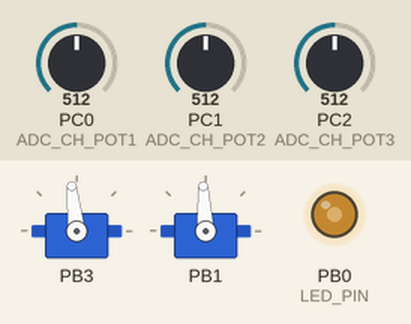
A program run on a simulated ATmega328P, built with avr-gcc and emulated at 16 MHz. Parts: 2 × servo, output pins drawn as LEDs (lit = HIGH). The inputs (shaded band) are chosen by the test bench; at power-on: PC2 (ADC_CH_POT3) = 512, PC0 (ADC_CH_POT1) = 512, PC1 (ADC_CH_POT2) = 512. Servo pulses on a pin are drawn as a servo (544–2400 µs = 0–180°); pins used as bus, display or sensor lines are not drawn.

Above: at 1.2 s.
1.3 s: PC2 (ADC_CH_POT3) set to 29
2.8 s: PC0 (ADC_CH_POT1) set to 716
At 3.2 s:
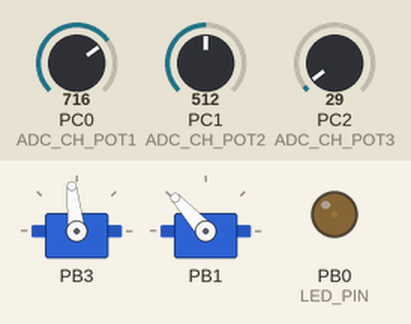
4.3 s: PC1 (ADC_CH_POT2) set to 716
At 5.1 s:
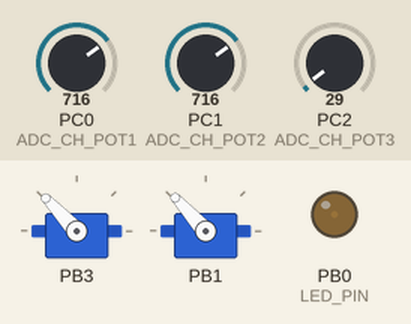
5.8 s: PC2 (ADC_CH_POT3) set to 97
At 7.0 s:
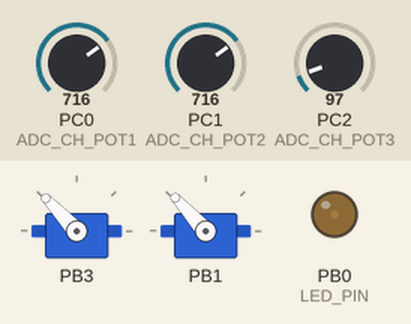
7.3 s: PC2 (ADC_CH_POT3) set to 112
At 7.53 s:
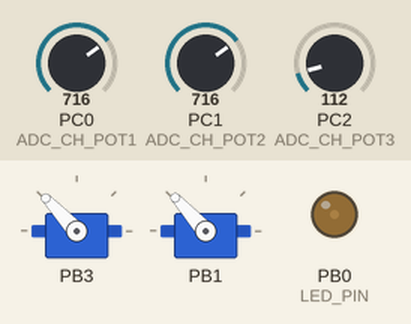
10.3 s: PC0 (ADC_CH_POT1) set to 900
At 11.3 s:
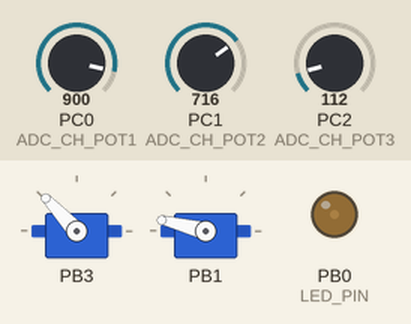
Timing chart, 0 to 14.3 s (numbered marks = the images above; inputs shaded):
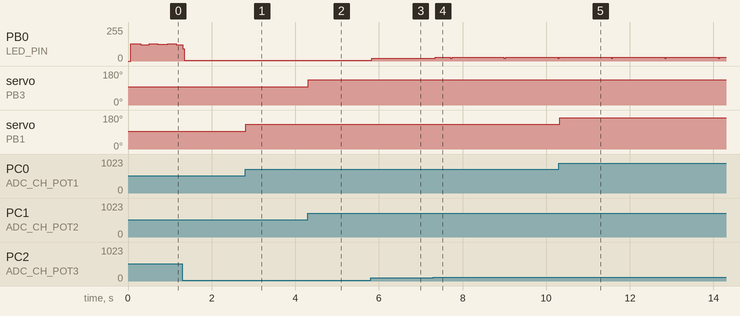

The program:

main.c
```c
/*
 * Laboratorio5.c
 *
 * Created: 17/04/2026 11:30:28
 * Author: Rodrigo Garcia
 * Description: Control de servo mediante PWM.
 */

/****************************************/
// Encabezado (Libraries)
/****************************************/
#define F_CPU 16000000UL
#include <avr/io.h>
#include <util/delay.h>
#include "pwm_lib.h"    // Librería propia para el PWM del Servo 1.
#include "pwm2_lib.h"    // Librería propia para el PWM del Servo 2.
#include "pwm3_lib.h"    // Libreria propia para el PWM del LED.


// Defines

#define ADC_CH_POT1     0       // Canal ADC0 para el potenciómetro (pin A0)
#define ADC_CH_POT2     1       // Canal ADC1 para el potenciómetro (pin A1)
#define ADC_CH_POT3     2   // ADC2 -> Potenciometro LED
#define ADC_STABLE_MS   5       // Pequeño delay para estabilizar lectura ADC

/****************************************/
// Function prototypes
/****************************************/
void        initADC(void);
uint16_t    readADC(uint8_t channel);

/****************************************/
// Main Function
/****************************************/
int main(void)
{
// Iniciar modulos
    initADC();
    PWM_init();
	PWM2_init();
	PWM3_init();
	sei();
    while (1)
    {
         // Leer el potenciómetro en ADC canal 0
        uint16_t adc1 = readADC(ADC_CH_POT1);
		// Actualizar la posición del servo según el ADC.
		PWM_setServo(adc1);
        // Leer el potenciómetro en ADC canal 1
        uint16_t adc2 = readADC(ADC_CH_POT2);
		// Actualizar la posición del servo según el ADC.
		PWM2_setServo(adc2);
		 // Leer el potenciómetro en ADC canal 2
        uint16_t adc3 = readADC(ADC_CH_POT3);
		//El duty cycle varia de 0% a 100% segun el potenciometro.
		// Actualizar la intensidad del LED según el ADC.
        PWM3_setDuty(adc3);

         // Pequeño delay para no actualizar OCR1A más rápido
        _delay_ms(ADC_STABLE_MS);
    }
}

/****************************************/
// NON-Interrupt subroutines
/****************************************/

// Inicio Modulo ADC
void initADC(void)
{
    ADMUX  = (1 << REFS0);
    ADCSRA = (1 << ADEN) | (1 << ADPS2) | (1 << ADPS1) | (1 << ADPS0);
}

// Leer ADC
uint16_t readADC(uint8_t channel)
{
    ADMUX   = (ADMUX & 0xF0) | (channel & 0x0F);
    ADCSRA |= (1 << ADSC);
    while (ADCSRA & (1 << ADSC));
    return ADC;
}
```

pwm2_lib.c
```c
/*
 * pwm2_lib.c
 *
 * Created: 17/04/2026 17:15:45
 * Author: Rodrigo Garcia
 * Description: Control de servo mediante PWM.
 */

// Encabezado
#include "pwm2_lib.h"

// Implementacion
// Configura el Timer2 en modo Phase Correct PWM.
void PWM2_init(void)
{
    // PB3 (OC2A, pin D11) como salida fisica
    DDRB |= (1 << PB3);

    TCCR2A = (1 << COM2A1) | (1 << WGM21) | (1 << WGM20);
    TCCR2B = (1 << CS22) | (1 << CS21) | (1 << CS20);

    // Posicion inicial: 0 grados.
    OCR2A = SERVO2_MIN;
}

// Mapea ADC (0-1023) al rango calibrado de OCR2B (8 a 20).


void PWM2_setServo(uint16_t adcValue)
{
	// Escalar ADC de 10 bits a 8 bits.
	uint8_t valor_adc2 = (uint8_t)(adcValue >> 2);
	//Calcular posicion del servo.
    OCR2A = SERVO2_MIN + ((uint8_t)valor_adc2 * 31 / 255);
}
```

pwm2_lib.h
```c
/*
 * pwm2_lib.h
 *
 * Created: 17/04/2026 17:07:03
 * Author: Rodrigo Garcia
 * Description: Control de servo mediante PWM.
 */

#ifndef PWM2_LIB_H_
#define PWM2_LIB_H_

#define F_CPU 16000000UL
#include <avr/io.h>

// Defines de la libreria PWM2
#define SERVO2_MIN      8    // 0 grados
#define SERVO2_MAX      39   // 180 grados (calibrado)


// Prototipos

//Configura Timer2 en modo Phase Correct PWM con prescaler 1024.
// Configura PD3 (OC2B, pin D3) como salida.
// Debe llamarse una sola vez al inicio del programa.
void PWM2_init(void);

// Recibe valor ADC (0-1023) y lo mapea al rango calibrado
void PWM2_setServo(uint16_t adcValue);

#endif
```

pwm3_lib.c
```c
/*
 * pwm3_lib.c
 *
 * Created: 22/04/2026 10:35:52
 * Author: Rodrigo García
  * Description: Implementacion del PWM usando interrupciones del Timer0.
 */

/****************************************/
// Encabezado
/****************************************/
#include "pwm3_lib.h"
/****************************************/
// Variables internas de la libreria
/****************************************/
// contador interno que se incrementa en cada interrupcion.
static volatile uint8_t counter = 0;

 // valor de comparacion que define el ancho del pulso.
static volatile uint8_t duty = 0;

/****************************************/
// Implementacion de funciones
/****************************************/

// Configura Timer0 en modo CTC para interrupciones periodicas.

void PWM3_init(void)
{
    // PB0 como salida para el LED.
    DDRB |= LED_PIN;

    // Apagar LED inicialmente.
    PORTB &= ~LED_PIN;

    // TCCR0A: Modo CTC
    TCCR0A = (1 << WGM01);

    // TCCR0B con prescaler 64.
    TCCR0B = (1 << CS01) | (1 << CS00);

    OCR0A = 9;

    // Habilitar interrupcion por comparacion A del Timer0.
    TIMSK0 |= (1 << OCIE0A);
}

// Escala el valor del ADC (0-1023) a duty cycle (0-255).
void PWM3_setDuty(uint16_t adcValue)
{
    duty = (uint8_t)((uint32_t)adcValue * 255 / 1023);
}

/****************************************/
// Interrupt routine
/****************************************/

// ISR Timer0 Compare Match A, se ejecuta cada 40us
ISR(TIMER0_COMPA_vect)
{
    counter++;                  // Incrementar contador

    if (counter == 0)
    {
        // Inicio de nuevo ciclo PWM, poner LED en alto
        PORTB |= LED_PIN;
    }

    if (counter == duty)
    {
        // Contador llego al duty cycle: apagar LED
        PORTB &= ~LED_PIN;
    }
}
```

pwm3_lib.h
```c
/*
 * pwm3_lib.h
 *
 * Created: 22/04/2026 10:35:14
 * Author: Rodrigo García
 * Description: Libreria propia para PWM para el Timer0 para generar interrupciones periodicas.
 */

#ifndef PWM3_LIB_H_
#define PWM3_LIB_H_

#define F_CPU 16000000UL
#include <avr/io.h>
#include <avr/interrupt.h>

/****************************************/
// Defines
/****************************************/
// Pin del LED en PORTB
#define LED_PIN         (1 << PB0)

//Resolucion del PWM manual: 256 pasos (0-255).
#define PWM3_RESOLUTION  255
/****************************************/
// Prototipos
/****************************************/


// Configura el Timer0 en modo CTC para generar interrupciones.
void PWM3_init(void);

// Recibe el valor del ADC (0-1023) y lo escala a 0-255.
void PWM3_setDuty(uint16_t adcValue);

#endif /* PWM3_LIB_H_ */
```

pwm_lib.c
```c
/*
 * pwm_lib.c
 *
 * Created: 17/04/2026 11:30:28
 * Author: Rodrigo Garcia
 * Description: Control de servo mediante PWM.
 */

// Encabezado
#include "pwm_lib.h"   // Incluir el header propio de la librería

// Implementación de funciones

// Configura el Timer1 del ATmega328P en modo Fast PWM con TOP en ICR1.
void PWM_init(void)
{
    // Configurar PB1 (OC1A, pin D9) como salida.
    DDRB |= (1 << PB1);

    // Modo no inversor + Fast PWM
    TCCR1A = (1 << COM1A1) | (1 << WGM11);

    // Fast PWM con TOP en ICR1 + prescaler 8
    TCCR1B = (1 << WGM13) | (1 << WGM12) | (1 << CS11);

    // Definir el periodo: 20ms para señal de 50Hz
    ICR1 = PWM_TOP;

    // Posición inicial del servo: 0° (pulso de 1ms)
    OCR1A = SERVO_MIN;
}

// Mapea el valor del ADC (0-1023) al rango de pulso del servo.
void PWM_setServo(uint16_t adcValue)
{
    OCR1A = SERVO_MIN + ((uint32_t)adcValue * (SERVO_MAX - SERVO_MIN)) / 1023;
}
```

pwm_lib.h
```c
/*
 * pwm_lib.h
 *
 * Created: 17/04/2026 11:30:28
 * Author: Rodrigo Garcia
 * Description: Control de servo mediante PWM.
 */

#ifndef PWM_LIB_H_   /* Guard para evitar inclusión múltiple del header */
#define PWM_LIB_H_   /* Si el archivo ya fue incluido, se salta todo esto */

#define F_CPU 16000000UL
#include <avr/io.h>

/****************************************/
// Defines de la librería PWM
/****************************************/

// Para periodo de 20ms necesitamos: 39,999.
#define PWM_TOP         39999   // Valor TOP para periodo de 20ms (50Hz)

// Valores de comparación para el ancho de pulso del servo:
#define SERVO_MIN       1000    // Pulso de 0.5ms  = posición 0°
#define SERVO_MAX       5000    // Pulso de 2.5ms  = posición 180°

/****************************************/
// Prototipos de funciones de la librería
/****************************************/
// Configura el Timer1 en modo Fast PWM con TOP en ICR1.
void PWM_init(void);

// Recibe un valor del ADC (0-1023) y lo mapea al rango del servo.
void PWM_setServo(uint16_t adcValue);

#endif 
```

Measured:
- after the input at 2.8 s, servo on PB1: 93° → 132° at once
- after the input at 4.3 s, servo on PB3: 96° → 133° at once
- after the input at 5.8 s, PB0 (LED_PIN): 7/255 → 20/255 at once
- after the input at 7.3 s, PB0 (LED_PIN): 20/255 → 28/255 after 0.05 s, → 21/255 2.9 s later
- after the input at 10.3 s, servo on PB1: 132° → 166° at once
